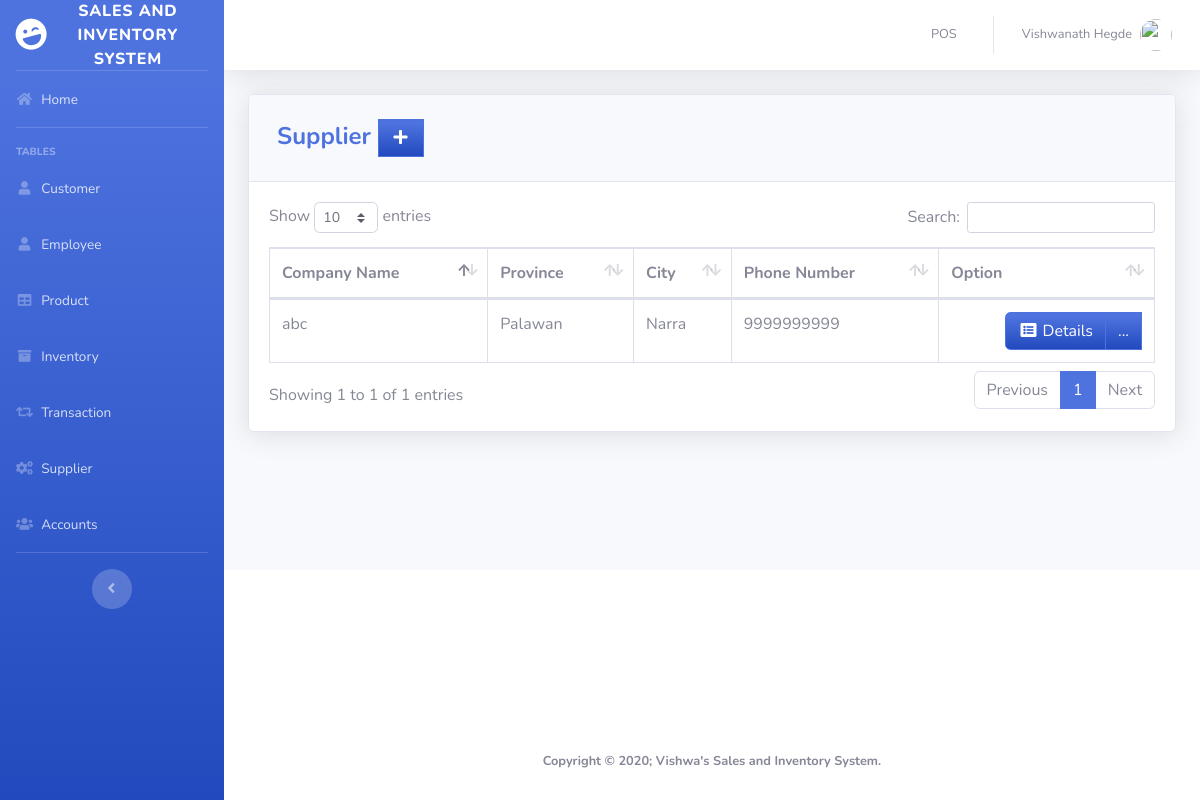
/pages/supplier.php (signed in), run on the app's committed database.
### tables this page shows
CREATE TABLE `supplier` (
  `SUPPLIER_ID` int(11) NOT NULL,
  `COMPANY_NAME` varchar(50) DEFAULT NULL,
  `LOCATION_ID` int(11) NOT NULL,
  `PHONE_NUMBER` varchar(11) DEFAULT NULL
);

CREATE TABLE `location` (
  `LOCATION_ID` int(11) NOT NULL,
  `PROVINCE` varchar(100) DEFAULT NULL,
  `CITY` varchar(100) DEFAULT NULL
);

### pages/supplier.php (the view, shortened to what this page needs)
<?php
include'../includes/connection.php';
include'../includes/sidebar.php';
?>
            <div class="card shadow mb-4">
            <div class="card-header py-3">
              <h4 class="m-2 font-weight-bold text-primary">Supplier&nbsp;<a  href="#" data-toggle="modal" data-target="#supplierModal" type="button" class="btn btn-primary bg-gradient-primary" style="border-radius: 0px;"><i class="fas fa-fw fa-plus"></i></a></h4>
            </div>
            <div class="card-body">
              <div class="table-responsive">
                <table class="table table-bordered" id="dataTable" width="100%" cellspacing="0">
               <thead>
                   <tr>
                       <th>Company Name</th>
                       <th>Province</th>
                       <th>City</th>
                       <th>Phone Number</th>
                       <th>Option</th>
                   </tr>
               </thead>
          <tbody>
<?php
    $query = 'SELECT SUPPLIER_ID, COMPANY_NAME, l.PROVINCE, l.CITY, PHONE_NUMBER FROM supplier s join location l on s.LOCATION_ID=l.LOCATION_ID';
        $result = mysqli_query($db, $query) or die (mysqli_error($db));
            while ($row = mysqli_fetch_assoc($result)) {
                echo '<tr>';
                echo '<td>'. $row['COMPANY_NAME'].'</td>';
                echo '<td>'. $row['PROVINCE'].'</td>';
                echo '<td>'. $row['CITY'].'</td>';
                echo '<td>'. $row['PHONE_NUMBER'].'</td>';
                      echo '<td align="right"> <div class="btn-group">
                              <a type="button" class="btn btn-primary bg-gradient-primary" href="sup_searchfrm.php?action=edit & id='.$row['SUPPLIER_ID'] . '"><i class="fas fa-fw fa-list-alt"></i> Details</a>
                            <div class="btn-group">
                              <a type="button" class="btn btn-primary bg-gradient-primary dropdown no-arrow" data-toggle="dropdown" style="color:white;">
                              ... <span class="caret"></span></a>
                            <ul class="dropdown-menu text-center" role="menu">
                                <li>
                                  <a type="button" class="btn btn-warning bg-gradient-warning btn-block" style="border-radius: 0px;" href="sup_edit.php?action=edit & id='.$row['SUPPLIER_ID']. '">
                                    <i class="fas fa-fw fa-edit"></i> Edit
                                  </a>
                                </li>
                            </ul>
                            </div>
                          </div> </td>';
                      echo '</tr> ';
                        }
?>
                                </tbody>
                            </table>
                        </div>
                    </div>
                  </div>
<?php
include'../includes/footer.php';
?>

### data on the page
supplier: COMPANY_NAME "abc", LOCATION_ID.PROVINCE "Palawan", LOCATION_ID.CITY "Narra", PHONE_NUMBER "9999999999"

### other printed values
$_SESSION['FIRST_NAME'] "Vishwanath"
$_SESSION['LAST_NAME'] "Hegde"
